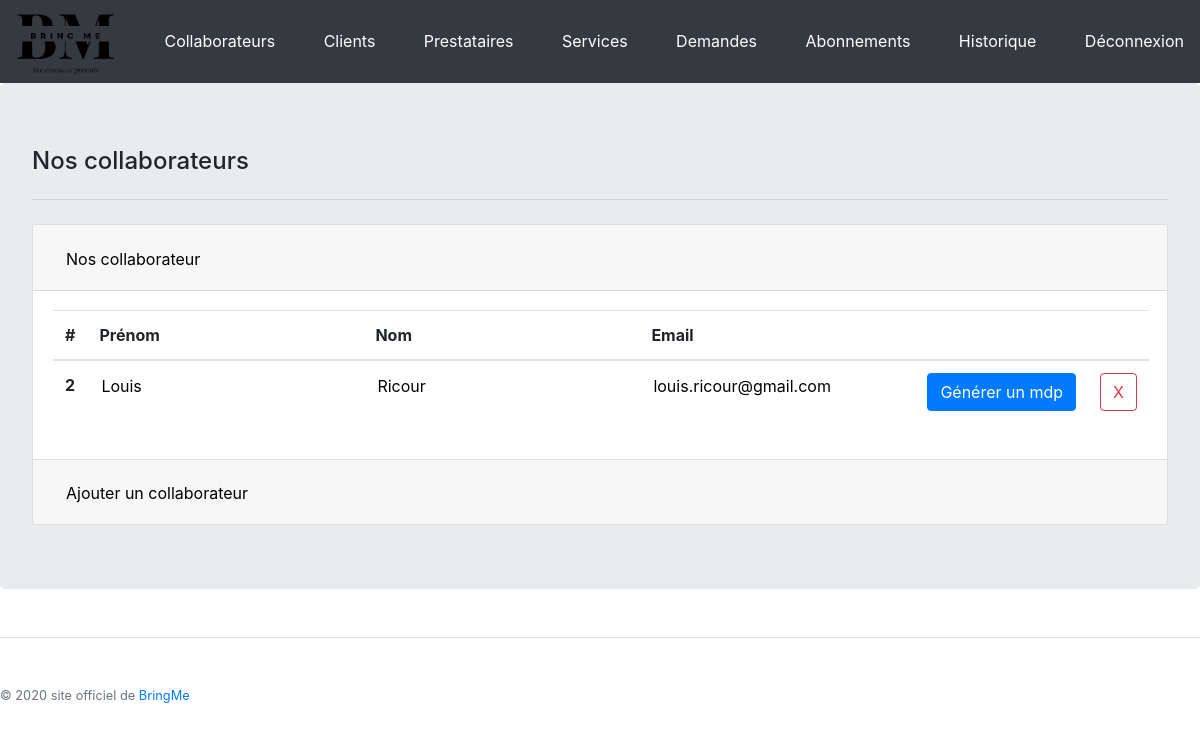
Page /back/employee.php (signed in) on the earlier database version.
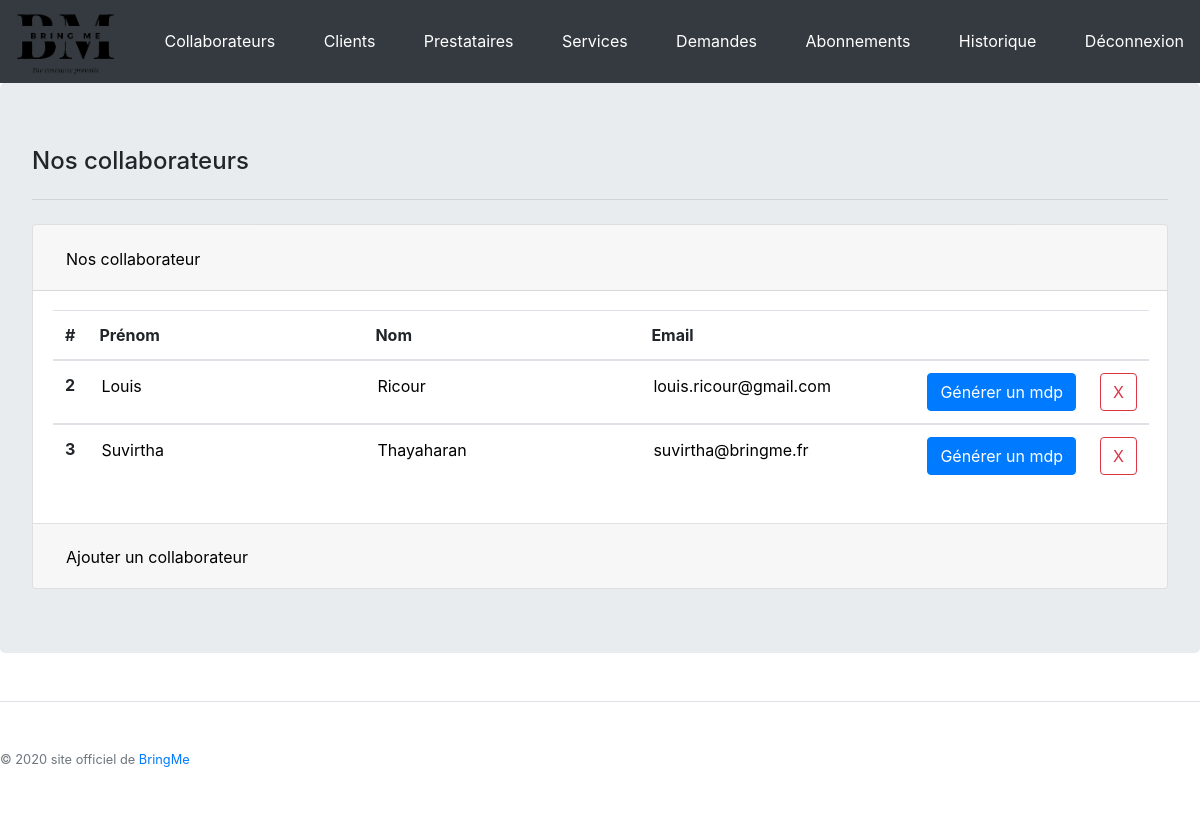
Same page on the later database version.
### tables this page shows
CREATE TABLE IF NOT EXISTS `USER` (
  `idUser` INT AUTO_INCREMENT,
  `userEmail` VARCHAR(50) NOT NULL,
  `userPassword` VARCHAR(255) NOT NULL,
  `userFirstName` VARCHAR(50),
  `userLastName` VARCHAR(50),
  `userBirth` DATE,
  `userAddress` VARCHAR(250),
  `userIdCity` INT,
  `userPhone` VARCHAR(20),
  `userPrivilege` INT,
  `userIp` VARCHAR(50),
  `userAgent` VARCHAR(500),
  `userAnnulation` INT,
  `state` TINYINT(1),
  `idSubscription` INT,
  `subStart` DATE,
  `subEnd` DATE,
  `subHourLeft` FLOAT,
  `userGuid` char(36),
  PRIMARY KEY (`idUser`),
  INDEX `fk_USER_SUBSCRIPTION1_idx` (`idSubscription` ASC),
  CONSTRAINT `fk_USER_SUBSCRIPTION1`
    FOREIGN KEY (`idSubscription`)
    REFERENCES `SUBSCRIPTION` (`idSub`)
    ON DELETE NO ACTION
    ON UPDATE NO ACTION,
  INDEX `USER_CITY_FK` (`userIdCity` ASC),
  CONSTRAINT `USER_CITY_FK`
      FOREIGN KEY (`userIdCity`)
      REFERENCES `CITY` (`idCity`)
      ON DELETE CASCADE);

### back/employee.php (the view, shortened to what this page needs)
<?php include('../include/config.php');
$query = $pdo->prepare('SELECT * FROM USER WHERE userPrivilege = 10');
$query->execute();
$resultats = $query->fetchAll();
?>
<!DOCTYPE html>
<html>
<head>
  <link rel="stylesheet" href="../css/bootstrap.min.css">
  <link rel="stylesheet" href="../css/inscription.css">
</head>
<body>
 <?php include('../include/config.php');
 include('../css/linkCss.php');
 include('include/headerBack.php');
 ?>
<div class="jumbotron table-responsive-xl">
   <h4>Nos collaborateurs</h4>
        <hr class="my-4">
  <div class="accordion" id="accordionExample">
    <div class="card">
      <div class="card-header" id="headingOne">
        <h2 class="mb-0">
          <button class=" btn collaborateur " type="button" data-toggle="collapse" data-target="#collapseOne" aria-expanded="true" aria-controls="collapseOne" >
            Nos collaborateur
          </button>
        </h2>
      </div>
      <div id="collapseOne" class="collapse show" aria-labelledby="headingOne" data-parent="#accordionExample">
        <div class="card-body">
          <table class="table table-hover">
              <thead>
                <tr>
                  <th scope="col">#</th>
                  <th scope="col">Prénom</th>
                  <th scope="col">Nom</th>
                  <th scope="col">Email</th>
                  <th scope="col"></th>
                   <th scope="col"> </th>
                </tr>
              </thead>
              <?php
                  foreach ($resultats as $employee) { ?>
                    <tbody>
                      <tr>
                        <form action="PHP/employeeMAJ.php" method="POST">
                          <th scope="row"><?php echo $employee['idUser']; ?></th>
                              <td>
                                <input type="text" name="firstName" value="<?php echo $employee['userFirstName']; ?>" readonly>
                              </td>
                              <td>
                                <input type="text"  name="lastName" value="<?php echo $employee['userLastName']; ?>" readonly>
                              </td>
                              <td>
                                <input type="text"  name="mail" value="<?php echo $employee['userEmail']; ?>" readonly>
                              </td>
                              <td>
                                <input type="submit" name="pwd" class="btn btn-primary" value="Générer un mdp">
                             </td>
                              <td>
                                <input type="submit" name="delete" class="btn btn-outline-danger"value="X">
                              </td>
                        </form>
                      </tr>
                    </tbody>
                <?php } ?>
          </table>
        </div>
      </div>
    </div>
    <div class="card">
      <div class="card-header" id="headingTwo">
        <h2 class="mb-0">
          <button class="btn collaborateur collapsed" type="button" data-toggle="collapse" data-target="#collapseTwo" aria-expanded="false" aria-controls="collapseTwo">
            Ajouter un collaborateur
          </button>
        </h2>
      </div>
    </div>
  </div>
</div>
  <?php include('../include/footer.php'); ?>
</body>
</html>

Differences in the rows shown:
now on this page (row edited): user: idUser "3", firstName "Suvirtha", lastName "Thayaharan", mail "suvirtha@bringme.fr"
